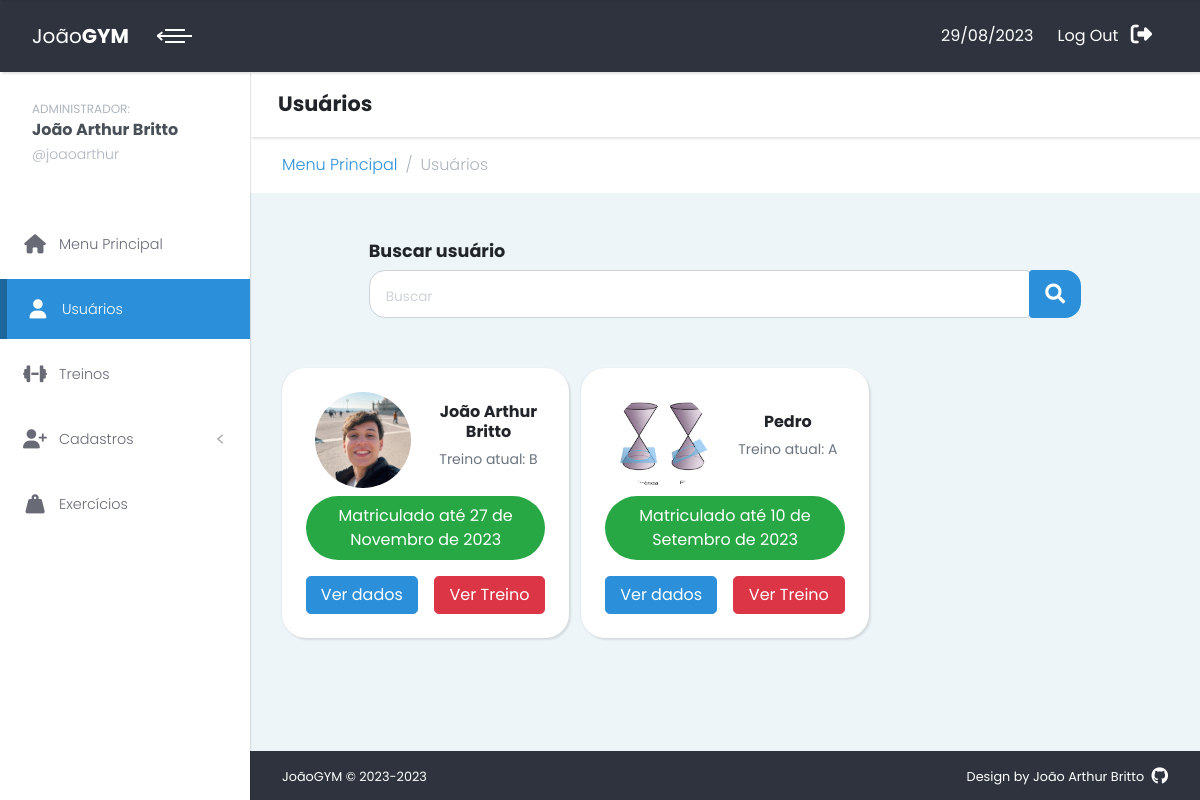
Page /usuarios/ (signed in) on the earlier database version.
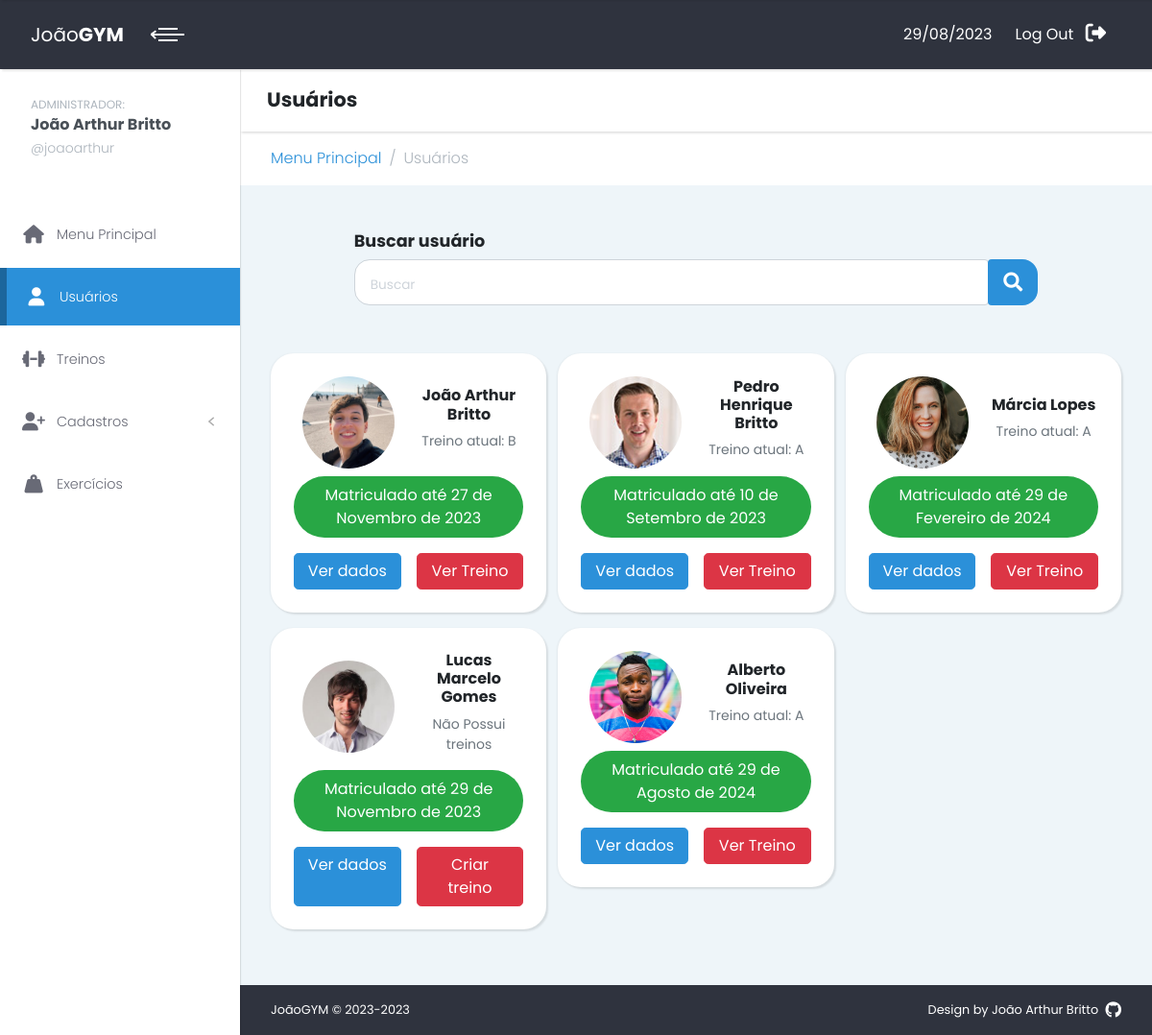
Same page on the later database version.
### cadastro/models.py (models this page shows, shortened)
class Person(models.Model):
    matricula = models.AutoField('Matrícula', primary_key=True)
    name = models.CharField('Nome', max_length=100)
    email = models.EmailField('E-mail')
    cpf = models.CharField('CPF', max_length=14, unique=True)
    birthDate = models.DateField('Data de nascimento')
    phone = models.CharField('Telefone', max_length=15)
    whatsapp = models.BooleanField('Possui whatsapp?', default=True)
    profileImage = models.ImageField('Imagem de perfil', upload_to ="profileImages/", blank=True)

class Plan(models.Model):
    plan_choices = (
    ('', 'Planos'),
    ('Mensal', 'Mensal'),
    ('Trimestral', 'Trimestral'),
    ('Semestral', 'Semestral'),
    ('Anual', 'Anual'),
)
    plan_person = models.OneToOneField(Person, on_delete=models.CASCADE, related_name="plan")
    plan_name = models.CharField('Nome do plano',choices=plan_choices, max_length=10)
    signature_date = models.DateField('Data de assinatura', auto_now=True)
    expiration_date = models.DateField('Data de expiração')

### treino/models.py (models this page shows, shortened)
class Current_workout(models.Model):
    current_workout_person = models.OneToOneField(Person, on_delete=models.CASCADE, related_name="current_workout")
    name = models.OneToOneField(Workout, on_delete=models.CASCADE)

class Workout(models.Model):
    workout_person = models.ForeignKey(Person, on_delete=models.CASCADE, related_name='workouts')
    workout_name = models.CharField('Nome do treino', max_length=1, validators=[MaxLengthValidator(limit_value=1)])
    quantity = models.IntegerField('Quantidade de vezes')
    current_quantity = models.IntegerField('Atual quantidade',default=0, blank=True)

### usuarios/views.py (the view)
# urls.py: path('usuarios/', include('usuarios.urls')),
@login_required
def usuarios(request):
    people = Person.objects.all()
    search = request.GET.get("q")
    if search:
        people = Person.objects.filter(Q(name__icontains=search) | Q(email__icontains=search) | Q(cpf__icontains=search))
    return render(request, 'usuarios.html', context={'people':people})

### usuarios/templatetags/customTags.py (called while the page is built)
@register.filter(expects_localtime=True)
def is_past(value):
    if isinstance(value, datetime):
        value = value.date()
    return value < date.today()

@register.filter
def starts_with(value, prefix):
    return value.startswith(prefix)

### usuarios/templates/usuarios.html (shortened to what this page needs)
{% extends 'layout.html' %}
{% load static %}
{% load customTags %}
{% block subtitle %}Usuários{% endblock %}
{% block breadcrumbs %}
  <li class="breadcrumb-item"><a class="fw-light" href="{% url 'menu-principal' %}">Menu Principal</a></li>
  <li class="breadcrumb-item active fw-light">Usuários</li>
{% endblock %}
{% block content %}
<form action="{% url 'usuarios' %}" method="get">
  <h4 class="mt-5 w-75 text-start mx-auto">Buscar usuário</h4>
  <div class="input-group rounded w-75 mx-auto input-group-lg" role="search">
      <input type="search" class="form-control rounded-end rounded-4" placeholder="Buscar" name="q" aria-label="Search"
        aria-describedby="search-addon" />
      <button class="input-group-text border-0 btn-primary btn rounded-start rounded-4" type="submit" id="search-addon">
        <i class="fas fa-search text-white"></i>
      </button>
  </div>
</form>
<section class="tables">
  <div class="container-fluid">
    <div class="row gy-3">
      {% if people %}
        {% for person in people %}
        <div class="col-lg-4 col-md-4 col-sm-6 col-10 mx-auto mx-sm-0">
          <div class="card mb-0">
            <div class="card-body">
              <div class="row d-flex align-items-center">
                <div class="col-md-6 col-sm-5 col mb-2 text-center ">
                  <img class="circular-image-sm" src="{% if person.profileImage %}{{person.profileImage.url}}{% else %}{% static 'img/profile-default.jpeg' %}{% endif %}" alt="Imagem de Perfil">
                </div>
                <div class="col-md col-sm col text-center ">
                  <h5 class="text-center"> {{person.name}} </h5>
                  {% if person.current_workout.name.workout_name == '' %}
                    <p class="text-sm text-gray-600">Não Possui treinos</p>
                  {% else %}
                    <p class="text-sm text-gray-600">Treino atual: {{ person.current_workout.name.workout_name }}</p>
                  {% endif %}
                </div>
              </div>
              <div class="row me-0">
                {% if person.plan.expiration_date|is_past %}
                  <a class="pe-0 mx-auto" href="{% url 'renovar-assinatura' person.matricula %}">
                    <p class="bg-danger text-sm rounded-5 text-white text-center py-1">Assinatura expirada. <br> Clique aqui para renovar</p>
                  </a>
                  <a class="btn btn-primary rounded-3 px-2" href="{% url 'ver-dados' person.matricula %}">
                    Ver dados
                  </a>
                {% else %}
                  <p class="bg-success rounded-5 text-white text-center p-2">Matriculado até {{ person.plan.expiration_date }}</p>
                  <a class="btn btn-primary rounded-3 col me-3" href="{% url 'ver-dados' person.matricula %}">
                    Ver dados
                  </a>
                  {% if person.current_workout.name.workout_name == '' %}
                    <a class="btn btn-danger rounded-3 col" href="{% url 'criar-treino' person.matricula %}">
                      Criar treino
                    </a>
                    {% else %}
                    <a class="btn btn-danger rounded-3 col" href="{% url 'ver-treino' person.matricula %}">
                      Ver Treino
                    </a>
                  {% endif %}
                {% endif %}
              </div>
            </div>
          </div>
        </div>
        {% endfor %}
      {% else %}
        <div class="text-center">
          <p>Não foi encontrado nenhum resultado com este nome</p>
        </div>
      {% endif %}
    </div>
  </div>
</section>
{% endblock %}

### menu/templates/layout.html (shortened to what this page needs)
{% load static %}
{% load customTags %}
{% now "Y" as current_year %}
{% url 'menu-principal' as menu %}
{% url 'cadastro' as cadastro %}
{% url 'usuarios' as usuarios %}
{% url 'treinos' as treinos %}
{% url 'exercicios' as exerciciosUrl %}
{% now "d/m/Y" as current_date %}
<!DOCTYPE html>
<html>
  <head>
    <link rel="stylesheet" href="{% static 'css/custom.css' %}" />
    <link
      rel="stylesheet"
      href="{% static 'css/style.blue.css' %}"
      id="theme-stylesheet"
    />
  </head>
  <body>
    <div class="page">
      <header class="header z-index-50">
        <nav
          class="nav navbar py-3 px-0 shadow-sm text-white position-relative"
        >
          <div class="container-fluid w-100">
            <div
              class="navbar-holder d-flex align-items-center justify-content-between w-100"
            >
              <div class="navbar-header">
                <a
                  class="navbar-brand d-none d-sm-inline-block"
                  href="/"
                >
                  <div class="brand-text d-none d-lg-inline-block">
                    <span>João</span><strong>GYM</strong>
                  </div>
                </a>
                <a
                  class="ms-2 menu-btn active"
                  id="toggle-btn"
                  href="#"
                  ><span></span><span></span><span></span
                ></a>
              </div>
              <ul
                class="nav-menu list-unstyled d-flex flex-md-row align-items-sm-center"
              >
                <li class="nav-item my-0 py-0">
                  <p class="d-inline me-xl-2 mt-5">{{current_date}}</p>
                </li>
                <li class="nav-item">
                  <a class="nav-link text-white" href="{% url 'logout' %}">
                    <span class="d-none d-sm-inline me-xl-2">Log Out</span>
                    <i class="fa-solid fa-right-from-bracket fa-lg"></i>
                  </a>
                </li>
              </ul>
            </div>
          </div>
        </nav>
      </header>
      <div class="page-content d-flex align-items-stretch">
        <nav class="side-navbar z-index-40">
          <a href="{% url 'admin' %}" class>
            <div class="sidebar-header d-flex align-items-center py-4 px-3">
              <div class="ms-3 title">
                <small class="text-gray-500">ADMINISTRADOR:</small>
                <h5 class="mb-2 me-0 text-gray-700">
                  {{user.first_name}} {{user.last_name}}
                </h5>
                <p class="text-sm text-gray-500 fw-light mb-0 lh-1">
                  @{{user.username}}
                </p>
              </div>
            </div>
          </a>
          <ul class="list-unstyled py-4">
            <li
              class="sidebar-item {% if request.path == menu %} active {% endif %}"
            >
              <a class="sidebar-link" href="{{menu}}">
                <i class="fa-solid fa-house fa-lg me-xl-2"></i>
                Menu Principal
              </a>
            </li>
            <li
              class="sidebar-item {% if request.path|starts_with:usuarios %}active{% endif %}"
            >
              <a class="sidebar-link" href="{{usuarios}}">
                <i class="fa-solid fa-user fa-lg me-xl-2"></i>
                Usuários
              </a>
            </li>
            <li
              class="sidebar-item {% if request.path|starts_with:treinos %}active{% endif %}"
            >
              <a class="sidebar-link" href="{{treinos}}">
                <i class="fa-solid fa-dumbbell fa-lg me-xl-2"></i>
                Treinos
              </a>
            </li>
            <li
              class="sidebar-item {% if request.path|starts_with:cadastro %}active{% endif %}"
            >
              <a
                class="sidebar-link"
                href="#exampledropdownDropdown"
                data-bs-toggle="collapse"
              >
                <i class="fa-solid fa-user-plus fa-lg me-xl-2"></i>
                Cadastros
              </a>
            </li>
            <li
              class="sidebar-item {% if request.path|starts_with:exerciciosUrl %}active{% endif %}"
            >
              <a class="sidebar-link" href="{{exerciciosUrl}}">
                <i class="fa-solid fa-weight-hanging fa-lg me-xl-2"></i>
                Exercícios
              </a>
            </li>
          </ul>
        </nav>
        <div class="content-inner w-100">
          <header class="bg-white shadow-sm px-4 py-3 z-index-20">
            <div class="container-fluid px-0">
              <h2 class="mb-0 p-1">{% block subtitle %}{% endblock %}</h2>
            </div>
          </header>
          <div class="bg-white">
            <div class="container-fluid">
              <nav aria-label="breadcrumb">
                <ol class="breadcrumb mb-0 py-3">
                  {% block breadcrumbs %} {% endblock %}
                </ol>
              </nav>
            </div>
          </div>
          {% include 'messages.html' %} {% block content %} {% endblock %}
          <footer
            class="position-absolute bottom-0 bg-darkBlue text-white text-center py-3 w-100 text-xs"
            id="footer"
          >
            <div class="container-fluid">
              <div class="row gy-2">
                <div class="col-sm-6 text-sm-start">
                  <p class="mb-0">JoãoGYM © 2023-{{current_year}}</p>
                </div>
                <div class="col-sm-6 text-sm-end">
                  <p class="mb-0">
                    Design by
                    <a
                      href="https://github.com/j0aoarthur"
                      class="text-white text-decoration-none"
                      >João Arthur Britto
                      <i class="ms-1 fa-brands fa-github fa-lg"></i>
                    </a>
                  </p>
                </div>
              </div>
            </div>
          </footer>
        </div>
      </div>
    </div>
    <link
      rel="stylesheet"
      href="https://use.fontawesome.com/releases/v5.7.1/css/all.css"
    />
  </body>
</html>

### staticfiles/css/custom.css (style rules this page uses)
.sidebar-item { margin: 5px 0; line-height: 0.8rem; }
.sidebar-link { font-weight: 600; color: #2b90d9; }
.sidebar-link i { margin: 0.8rem 0; width: 2rem; text-align: center; }
.circular-image-sm { width: 6rem; height: 6rem; border-radius: 50%; object-fit: cover; }

Differences in the rows shown:
changed Person: profileImage: a different picture; name "Pedro" → "Pedro Henrique Britto"
added Person: profileImage (picture), name "Márcia Lopes", current_workout.name.workout_name "A", plan.expiration_date "29 de Fevereiro de 2024", shows "Ver Treino"
added Person: profileImage (picture), name "Lucas Marcelo Gomes", shows "Não Possui treinos", plan.expiration_date "29 de Novembro de 2023", shows "Criar treino"
added Person: profileImage (picture), name "Alberto Oliveira", current_workout.name.workout_name "A", plan.expiration_date "29 de Agosto de 2024", shows "Ver Treino"
